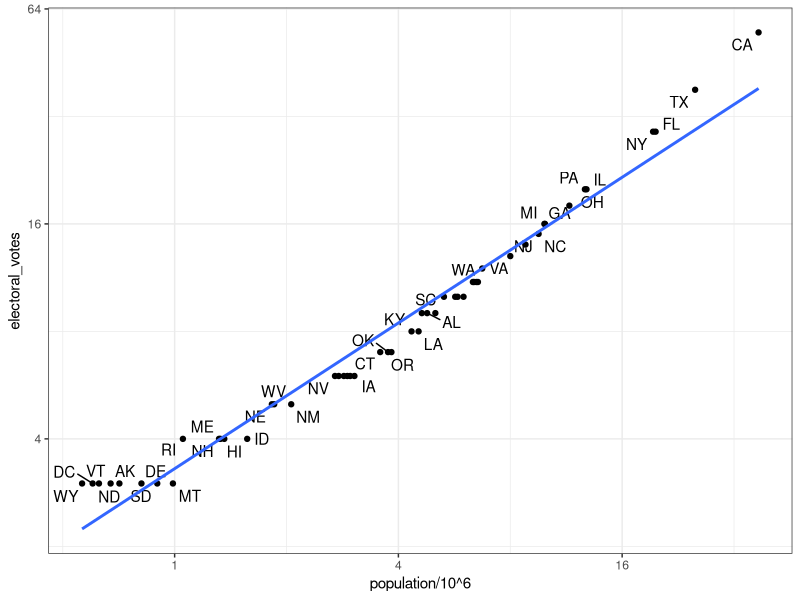

R code for this plot:
# import US murders data
library(tidyverse)
library(ggrepel)
library(dslabs)
ds_theme_set()
data(murders)
head(murders)

# import US election results data
data(polls_us_election_2016)
head(results_us_election_2016)
identical(results_us_election_2016$state, murders$state)

# join the murders table and US election results table
tab <- left_join(murders, results_us_election_2016, by = "state")
head(tab)

# plot electoral votes versus population
tab %>% ggplot(aes(population/10^6, electoral_votes, label = abb)) +
  geom_point() +
  geom_text_repel() + 
  scale_x_continuous(trans = "log2") +
  scale_y_continuous(trans = "log2") +
  geom_smooth(method = "lm", se = FALSE)

# make two smaller tables to demonstrate joins
tab1 <- slice(murders, 1:6) %>% select(state, population)
tab1
tab2 <- slice(results_us_election_2016, c(1:3, 5, 7:8)) %>% select(state, electoral_votes)
tab2

# experiment with different joins
left_join(tab1, tab2)
tab1 %>% left_join(tab2)
tab1 %>% right_join(tab2)
inner_join(tab1, tab2)
semi_join(tab1, tab2)
anti_join(tab1, tab2)

# binding examples
bind_cols(a = 1:3, b = 4:6)

tab1 <- tab[, 1:3]
tab2 <- tab[, 4:6]
tab3 <- tab[, 7:9]
new_tab <- bind_cols(tab1, tab2, tab3)
head(new_tab)

tab1 <- tab[1:2,]
tab2 <- tab[3:4,]
bind_rows(tab1, tab2)

# set operators (intersect, union, setdiff, setequal)

# intersect vectors or data frames
intersect(1:10, 6:15)
intersect(c("a","b","c"), c("b","c","d"))
tab1 <- tab[1:5,]
tab2 <- tab[3:7,]
intersect(tab1, tab2)

# perform a union of vectors or data frames
union(1:10, 6:15)
union(c("a","b","c"), c("b","c","d"))
tab1 <- tab[1:5,]
tab2 <- tab[3:7,]
union(tab1, tab2)

# set difference of vectors or data frames
setdiff(1:10, 6:15)
setdiff(6:15, 1:10)
tab1 <- tab[1:5,]
tab2 <- tab[3:7,]
setdiff(tab1, tab2)

# setequal determines whether sets have the same elements, regardless of order
setequal(1:5, 1:6)
setequal(1:5, 5:1)
setequal(tab1, tab2)
